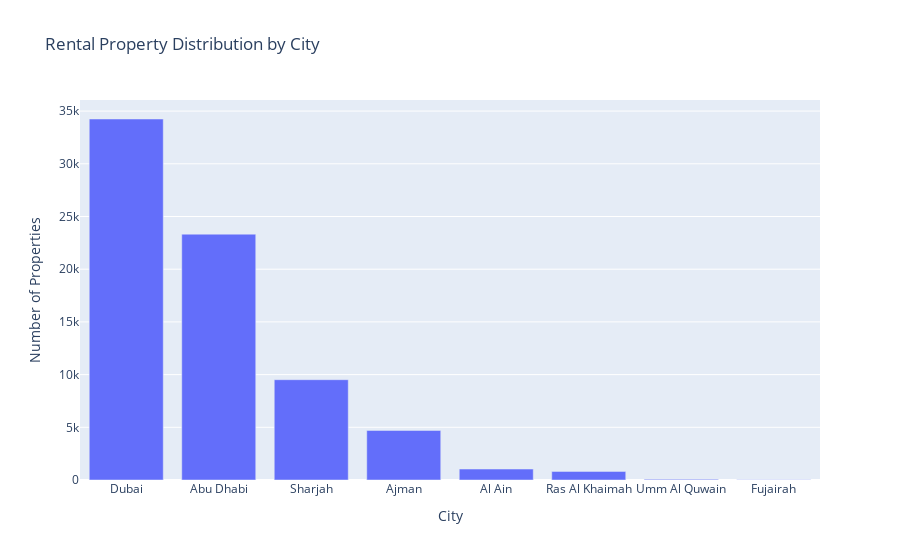

Notebook source saved alongside this figure:
### Code cell
import plotly.express as px
plt.style.use('Solarize_Light2')

city_distribution = train_data['City'].value_counts().reset_index()
city_distribution.columns = ['City', 'Number of Properties']

fig = px.bar(city_distribution, x='City', y='Number of Properties', 
             title='Rental Property Distribution by City', 
             labels={'Number of Properties': 'Number of Properties'})
fig.update_layout(xaxis_title='City', yaxis_title='Number of Properties')
fig.show()

### Figure 1 — Plotly figure (JSON) as saved in the notebook; plotly's stock layout.template omitted (floating-point values rounded to 4 significant figures)
{"data": [{"alignmentgroup": "True", "hovertemplate": "City=%{x}<br>Number of Properties=%{y}<extra></extra>", "legendgroup": "", "marker": {"color": "#636efa", "pattern": {"shape": ""}}, "name": "", "offsetgroup": "", "orientation": "v", "showlegend": false, "textposition": "auto", "type": "bar", "x": ["Dubai", "Abu Dhabi", "Sharjah", "Ajman", "Al Ain", "Ras Al Khaimah", "Umm Al Quwain", "Fujairah"], "xaxis": "x", "y": [34250, 23324, 9516, 4704, 1040, 816, 65, 27], "yaxis": "y"}], "layout": {"autosize": true, "barmode": "relative", "legend": {"tracegroupgap": 0}, "title": {"text": "Rental Property Distribution by City"}, "xaxis": {"anchor": "y", "autorange": true, "domain": [0, 1], "range": [-0.5, 7.5], "title": {"text": "City"}, "type": "category"}, "yaxis": {"anchor": "x", "autorange": true, "domain": [0, 1], "range": [0, 36050.0], "title": {"text": "Number of Properties"}, "type": "linear"}}}
